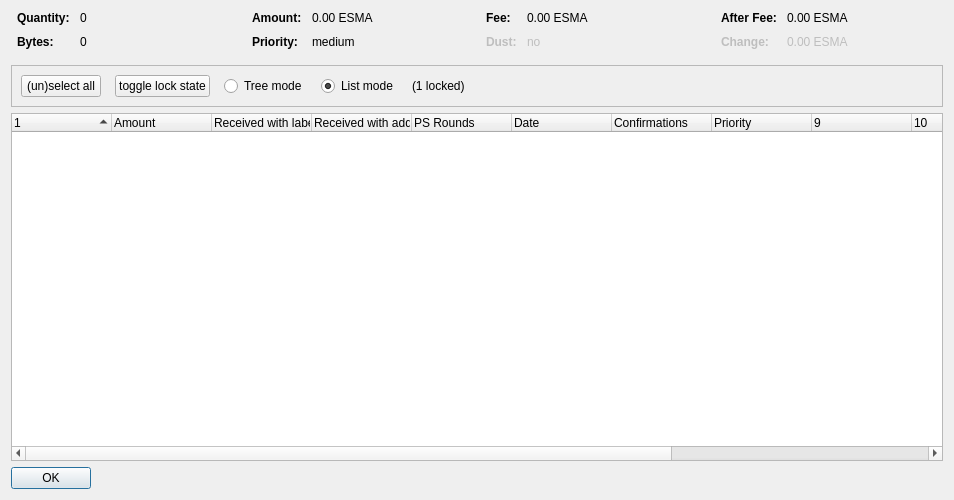
<?xml version="1.0" encoding="UTF-8"?>
<ui version="4.0">
 <class>CoinControlDialog</class>
 <widget class="QDialog" name="CoinControlDialog">
  <property name="geometry">
   <rect>
    <x>0</x>
    <y>0</y>
    <width>954</width>
    <height>500</height>
   </rect>
  </property>
  <property name="windowTitle">
   <string>Coin Selection</string>
  </property>
  <layout class="QVBoxLayout" name="verticalLayout">
   <item>
    <layout class="QHBoxLayout" name="horizontalLayoutTop" stretch="0,0,0,0">
     <property name="topMargin">
      <number>0</number>
     </property>
     <property name="bottomMargin">
      <number>10</number>
     </property>
     <item>
      <layout class="QFormLayout" name="formLayoutCoinControl1">
       <property name="horizontalSpacing">
        <number>10</number>
       </property>
       <property name="verticalSpacing">
        <number>10</number>
       </property>
       <property name="leftMargin">
        <number>6</number>
       </property>
       <property name="rightMargin">
        <number>6</number>
       </property>
       <item row="0" column="0">
        <widget class="QLabel" name="labelCoinControlQuantityText">
         <property name="font">
          <font>
           <weight>75</weight>
           <bold>true</bold>
          </font>
         </property>
         <property name="text">
          <string>Quantity:</string>
         </property>
        </widget>
       </item>
       <item row="0" column="1">
        <widget class="QLabel" name="labelCoinControlQuantity">
         <property name="cursor">
          <cursorShape>IBeamCursor</cursorShape>
         </property>
         <property name="contextMenuPolicy">
          <enum>Qt::ActionsContextMenu</enum>
         </property>
         <property name="text">
          <string notr="true">0</string>
         </property>
         <property name="textInteractionFlags">
          <set>Qt::LinksAccessibleByMouse|Qt::TextSelectableByKeyboard|Qt::TextSelectableByMouse</set>
         </property>
        </widget>
       </item>
       <item row="1" column="0">
        <widget class="QLabel" name="labelCoinControlBytesText">
         <property name="font">
          <font>
           <weight>75</weight>
           <bold>true</bold>
          </font>
         </property>
         <property name="text">
          <string>Bytes:</string>
         </property>
        </widget>
       </item>
       <item row="1" column="1">
        <widget class="QLabel" name="labelCoinControlBytes">
         <property name="cursor">
          <cursorShape>IBeamCursor</cursorShape>
         </property>
         <property name="contextMenuPolicy">
          <enum>Qt::ActionsContextMenu</enum>
         </property>
         <property name="text">
          <string notr="true">0</string>
         </property>
         <property name="textInteractionFlags">
          <set>Qt::LinksAccessibleByMouse|Qt::TextSelectableByKeyboard|Qt::TextSelectableByMouse</set>
         </property>
        </widget>
       </item>
      </layout>
     </item>
     <item>
      <layout class="QFormLayout" name="formLayoutCoinControl2">
       <property name="horizontalSpacing">
        <number>10</number>
       </property>
       <property name="verticalSpacing">
        <number>10</number>
       </property>
       <property name="leftMargin">
        <number>6</number>
       </property>
       <property name="rightMargin">
        <number>6</number>
       </property>
       <item row="0" column="0">
        <widget class="QLabel" name="labelCoinControlAmountText">
         <property name="font">
          <font>
           <weight>75</weight>
           <bold>true</bold>
          </font>
         </property>
         <property name="text">
          <string>Amount:</string>
         </property>
        </widget>
       </item>
       <item row="0" column="1">
        <widget class="QLabel" name="labelCoinControlAmount">
         <property name="cursor">
          <cursorShape>IBeamCursor</cursorShape>
         </property>
         <property name="contextMenuPolicy">
          <enum>Qt::ActionsContextMenu</enum>
         </property>
         <property name="text">
          <string notr="true">0.00 ESMA</string>
         </property>
         <property name="textInteractionFlags">
          <set>Qt::LinksAccessibleByMouse|Qt::TextSelectableByKeyboard|Qt::TextSelectableByMouse</set>
         </property>
        </widget>
       </item>
       <item row="1" column="0">
        <widget class="QLabel" name="labelCoinControlPriorityText">
         <property name="font">
          <font>
           <weight>75</weight>
           <bold>true</bold>
          </font>
         </property>
         <property name="text">
          <string>Priority:</string>
         </property>
        </widget>
       </item>
       <item row="1" column="1">
        <widget class="QLabel" name="labelCoinControlPriority">
         <property name="cursor">
          <cursorShape>IBeamCursor</cursorShape>
         </property>
         <property name="contextMenuPolicy">
          <enum>Qt::ActionsContextMenu</enum>
         </property>
         <property name="text">
          <string>medium</string>
         </property>
         <property name="textInteractionFlags">
          <set>Qt::LinksAccessibleByMouse|Qt::TextSelectableByKeyboard|Qt::TextSelectableByMouse</set>
         </property>
        </widget>
       </item>
      </layout>
     </item>
     <item>
      <layout class="QFormLayout" name="formLayoutCoinControl3">
       <property name="horizontalSpacing">
        <number>10</number>
       </property>
       <property name="verticalSpacing">
        <number>10</number>
       </property>
       <property name="leftMargin">
        <number>6</number>
       </property>
       <property name="rightMargin">
        <number>6</number>
       </property>
       <item row="0" column="0">
        <widget class="QLabel" name="labelCoinControlFeeText">
         <property name="font">
          <font>
           <weight>75</weight>
           <bold>true</bold>
          </font>
         </property>
         <property name="text">
          <string>Fee:</string>
         </property>
        </widget>
       </item>
       <item row="0" column="1">
        <widget class="QLabel" name="labelCoinControlFee">
         <property name="cursor">
          <cursorShape>IBeamCursor</cursorShape>
         </property>
         <property name="contextMenuPolicy">
          <enum>Qt::ActionsContextMenu</enum>
         </property>
         <property name="text">
          <string notr="true">0.00 ESMA</string>
         </property>
         <property name="textInteractionFlags">
          <set>Qt::LinksAccessibleByMouse|Qt::TextSelectableByKeyboard|Qt::TextSelectableByMouse</set>
         </property>
        </widget>
       </item>
       <item row="1" column="0">
        <widget class="QLabel" name="labelCoinControlLowOutputText">
         <property name="enabled">
          <bool>false</bool>
         </property>
         <property name="font">
          <font>
           <weight>75</weight>
           <bold>true</bold>
          </font>
         </property>
         <property name="text">
          <string>Dust:</string>
         </property>
        </widget>
       </item>
       <item row="1" column="1">
        <widget class="QLabel" name="labelCoinControlLowOutput">
         <property name="enabled">
          <bool>false</bool>
         </property>
         <property name="cursor">
          <cursorShape>IBeamCursor</cursorShape>
         </property>
         <property name="contextMenuPolicy">
          <enum>Qt::ActionsContextMenu</enum>
         </property>
         <property name="text">
          <string>no</string>
         </property>
         <property name="textInteractionFlags">
          <set>Qt::LinksAccessibleByMouse|Qt::TextSelectableByKeyboard|Qt::TextSelectableByMouse</set>
         </property>
        </widget>
       </item>
      </layout>
     </item>
     <item>
      <layout class="QFormLayout" name="formLayoutCoinControl4">
       <property name="horizontalSpacing">
        <number>10</number>
       </property>
       <property name="verticalSpacing">
        <number>10</number>
       </property>
       <property name="leftMargin">
        <number>6</number>
       </property>
       <property name="rightMargin">
        <number>6</number>
       </property>
       <item row="0" column="0">
        <widget class="QLabel" name="labelCoinControlAfterFeeText">
         <property name="font">
          <font>
           <weight>75</weight>
           <bold>true</bold>
          </font>
         </property>
         <property name="text">
          <string>After Fee:</string>
         </property>
        </widget>
       </item>
       <item row="0" column="1">
        <widget class="QLabel" name="labelCoinControlAfterFee">
         <property name="cursor">
          <cursorShape>IBeamCursor</cursorShape>
         </property>
         <property name="contextMenuPolicy">
          <enum>Qt::ActionsContextMenu</enum>
         </property>
         <property name="text">
          <string notr="true">0.00 ESMA</string>
         </property>
         <property name="textInteractionFlags">
          <set>Qt::LinksAccessibleByMouse|Qt::TextSelectableByKeyboard|Qt::TextSelectableByMouse</set>
         </property>
        </widget>
       </item>
       <item row="1" column="0">
        <widget class="QLabel" name="labelCoinControlChangeText">
         <property name="enabled">
          <bool>false</bool>
         </property>
         <property name="font">
          <font>
           <weight>75</weight>
           <bold>true</bold>
          </font>
         </property>
         <property name="text">
          <string>Change:</string>
         </property>
        </widget>
       </item>
       <item row="1" column="1">
        <widget class="QLabel" name="labelCoinControlChange">
         <property name="enabled">
          <bool>false</bool>
         </property>
         <property name="cursor">
          <cursorShape>IBeamCursor</cursorShape>
         </property>
         <property name="contextMenuPolicy">
          <enum>Qt::ActionsContextMenu</enum>
         </property>
         <property name="text">
          <string notr="true">0.00 ESMA</string>
         </property>
         <property name="textInteractionFlags">
          <set>Qt::LinksAccessibleByMouse|Qt::TextSelectableByKeyboard|Qt::TextSelectableByMouse</set>
         </property>
        </widget>
       </item>
      </layout>
     </item>
    </layout>
   </item>
   <item>
    <widget class="QFrame" name="frame">
     <property name="minimumSize">
      <size>
       <width>0</width>
       <height>40</height>
      </size>
     </property>
     <property name="frameShape">
      <enum>QFrame::StyledPanel</enum>
     </property>
     <property name="frameShadow">
      <enum>QFrame::Sunken</enum>
     </property>
     <layout class="QHBoxLayout" name="horizontalLayout">
      <item>
       <layout class="QHBoxLayout" name="horizontalLayoutPanel" stretch="0,0,0,0,0,0">
        <property name="spacing">
         <number>14</number>
        </property>
        <item>
         <widget class="QPushButton" name="pushButtonSelectAll">
          <property name="sizePolicy">
           <sizepolicy hsizetype="Maximum" vsizetype="Fixed">
            <horstretch>0</horstretch>
            <verstretch>0</verstretch>
           </sizepolicy>
          </property>
          <property name="text">
           <string>(un)select all</string>
          </property>
          <property name="autoDefault">
           <bool>false</bool>
          </property>
         </widget>
        </item>
        <item>
         <widget class="QPushButton" name="pushButtonToggleLock">
          <property name="sizePolicy">
           <sizepolicy hsizetype="Maximum" vsizetype="Fixed">
            <horstretch>0</horstretch>
            <verstretch>0</verstretch>
           </sizepolicy>
          </property>
          <property name="text">
           <string>toggle lock state</string>
          </property>
          <property name="autoDefault">
           <bool>false</bool>
          </property>
         </widget>
        </item>
        <item>
         <widget class="QRadioButton" name="radioTreeMode">
          <property name="sizePolicy">
           <sizepolicy hsizetype="Maximum" vsizetype="Fixed">
            <horstretch>0</horstretch>
            <verstretch>0</verstretch>
           </sizepolicy>
          </property>
          <property name="text">
           <string>Tree mode</string>
          </property>
         </widget>
        </item>
        <item>
         <widget class="QRadioButton" name="radioListMode">
          <property name="sizePolicy">
           <sizepolicy hsizetype="Maximum" vsizetype="Fixed">
            <horstretch>0</horstretch>
            <verstretch>0</verstretch>
           </sizepolicy>
          </property>
          <property name="text">
           <string>List mode</string>
          </property>
          <property name="checked">
           <bool>true</bool>
          </property>
         </widget>
        </item>
        <item>
         <widget class="QLabel" name="labelLocked">
          <property name="text">
           <string>(1 locked)</string>
          </property>
         </widget>
        </item>
        <item>
         <spacer name="horizontalSpacer">
          <property name="orientation">
           <enum>Qt::Horizontal</enum>
          </property>
          <property name="sizeHint" stdset="0">
           <size>
            <width>40</width>
            <height>20</height>
           </size>
          </property>
         </spacer>
        </item>
       </layout>
      </item>
     </layout>
    </widget>
   </item>
   <item>
    <widget class="CoinControlTreeWidget" name="treeWidget">
     <property name="contextMenuPolicy">
      <enum>Qt::CustomContextMenu</enum>
     </property>
     <property name="sortingEnabled">
      <bool>false</bool>
     </property>
     <property name="columnCount">
      <number>13</number>
     </property>
     <attribute name="headerShowSortIndicator" stdset="0">
      <bool>true</bool>
     </attribute>
     <attribute name="headerStretchLastSection">
      <bool>false</bool>
     </attribute>
     <column>
      <property name="text">
       <string/>
      </property>
     </column>
     <column>
      <property name="text">
       <string>Amount</string>
      </property>
     </column>
     <column>
      <property name="text">
       <string>Received with label</string>
      </property>
     </column>
     <column>
      <property name="text">
       <string>Received with address</string>
      </property>
     </column>
     <column>
      <property name="text">
       <string>PS Rounds</string>
      </property>
     </column>
     <column>
      <property name="text">
       <string>Date</string>
      </property>
     </column>
     <column>
      <property name="text">
       <string>Confirmations</string>
      </property>
      <property name="toolTip">
       <string>Confirmed</string>
      </property>
     </column>
     <column>
      <property name="text">
       <string>Priority</string>
      </property>
     </column>
     <column>
      <property name="text">
       <string/>
      </property>
     </column>
     <column>
      <property name="text">
       <string/>
      </property>
     </column>
     <column>
      <property name="text">
       <string/>
      </property>
     </column>
     <column>
      <property name="text">
       <string/>
      </property>
     </column>
     <column>
      <property name="text">
       <string/>
      </property>
     </column>
    </widget>
   </item>
   <item>
    <widget class="QDialogButtonBox" name="buttonBox">
     <property name="sizePolicy">
      <sizepolicy hsizetype="Maximum" vsizetype="Fixed">
       <horstretch>0</horstretch>
       <verstretch>0</verstretch>
      </sizepolicy>
     </property>
     <property name="orientation">
      <enum>Qt::Horizontal</enum>
     </property>
     <property name="standardButtons">
      <set>QDialogButtonBox::Ok</set>
     </property>
    </widget>
   </item>
  </layout>
 </widget>
 <customwidgets>
  <customwidget>
   <class>CoinControlTreeWidget</class>
   <extends>QTreeWidget</extends>
   <header>coincontroltreewidget.h</header>
  </customwidget>
 </customwidgets>
 <resources/>
 <connections/>
</ui>
